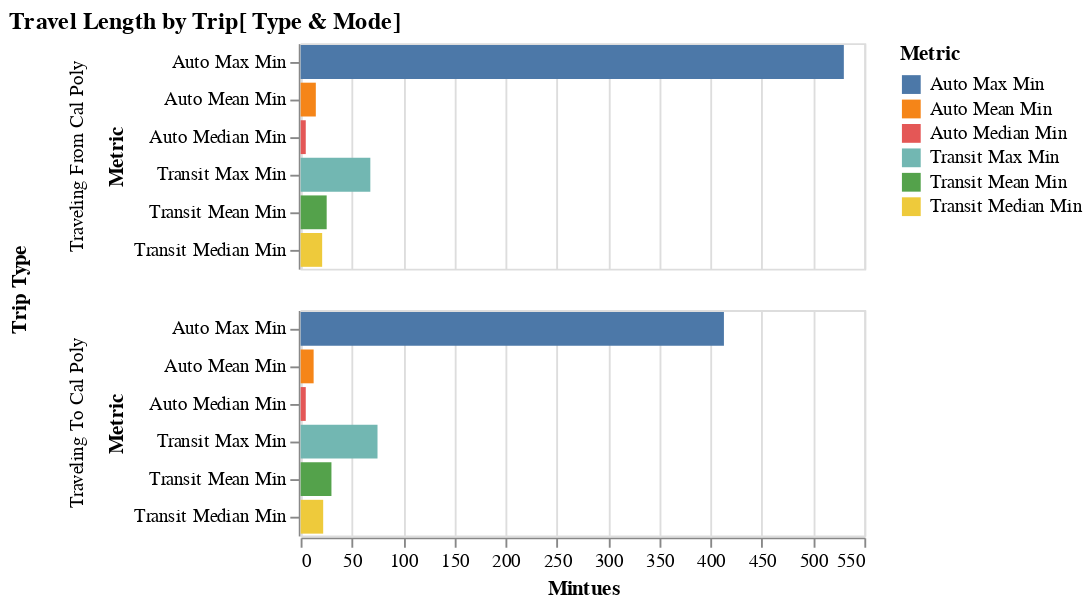

Source (notebook cell):
### Code cell
alt.Chart(summary_long_all_min).mark_bar().encode(
    x="Mintues:Q", y="Metric:O", color="Metric:N", row="Trip Type:O"
).properties(title="Travel Length by Trip[ Type & Mode]")

### Figure 1 — Vega-Lite specification as saved in the notebook (floating-point values rounded to 4 significant figures)
{"config": {"view": {"continuousWidth": 300, "continuousHeight": 300}}, "data": {"name": "data-751e678ef5f0716e45dda1ded405d884"}, "mark": {"type": "bar"}, "encoding": {"color": {"field": "Metric", "type": "nominal"}, "row": {"field": "Trip Type", "type": "ordinal"}, "x": {"field": "Mintues", "type": "quantitative"}, "y": {"field": "Metric", "type": "ordinal"}}, "title": "Travel Length by Trip[ Type & Mode]", "$schema": "https://vega.github.io/schema/vega-lite/v5.20.1.json", "datasets": {"data-751e678ef5f0716e45dda1ded405d884": [{"Trip Type": "Traveling To Cal Poly", "Metric": "Auto Mean Min", "Mintues": 12.68}, {"Trip Type": "Traveling From Cal Poly", "Metric": "Auto Mean Min", "Mintues": 14.81}, {"Trip Type": "Traveling To Cal Poly", "Metric": "Auto Median Min", "Mintues": 5.0}, {"Trip Type": "Traveling From Cal Poly", "Metric": "Auto Median Min", "Mintues": 5.0}, {"Trip Type": "Traveling To Cal Poly", "Metric": "Auto Max Min", "Mintues": 413.0}, {"Trip Type": "Traveling From Cal Poly", "Metric": "Auto Max Min", "Mintues": 530.0}, {"Trip Type": "Traveling To Cal Poly", "Metric": "Transit Mean Min", "Mintues": 30.05}, {"Trip Type": "Traveling From Cal Poly", "Metric": "Transit Mean Min", "Mintues": 25.41}, {"Trip Type": "Traveling To Cal Poly", "Metric": "Transit Median Min", "Mintues": 22.0}, {"Trip Type": "Traveling From Cal Poly", "Metric": "Transit Median Min", "Mintues": 21.0}, {"Trip Type": "Traveling To Cal Poly", "Metric": "Transit Max Min", "Mintues": 75.0}, {"Trip Type": "Traveling From Cal Poly", "Metric": "Transit Max Min", "Mintues": 68.0}]}}
